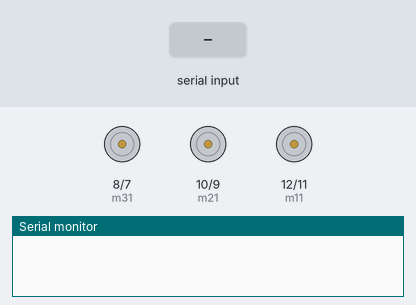
A sketch run on a simulated Arduino Uno, built with avr-gcc and run on an emulated ATmega328P. Parts: motor-driver pin pairs drawn as motors (green arrow = first pin HIGH = forward, orange = second pin HIGH = backward, longer = more drive), the last lines printed to the serial monitor. The test bench sets the inputs (shaded band).

Above: at 1.2 s.
1.3 s: "1" received over Serial
At 1.6 s:
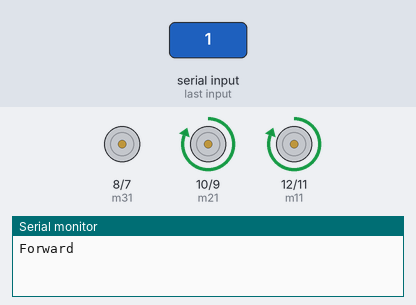
2.8 s: "2" received over Serial
At 4.0 s:
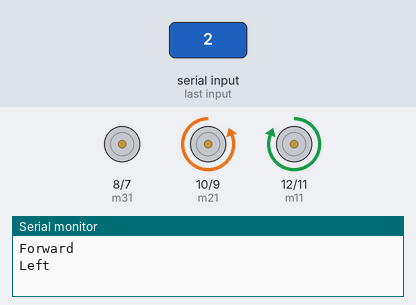
4.3 s: "3" received over Serial
At 5.1 s:
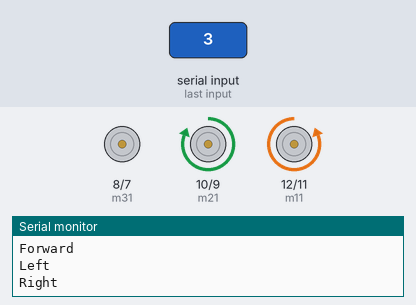
5.8 s: "4" received over Serial
At 6.3 s:
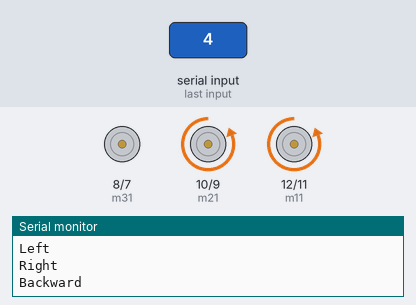
7.3 s: "6" received over Serial
At 9.4 s:
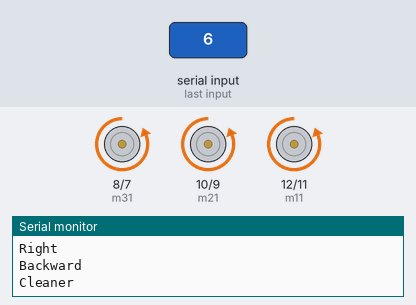
9.8 s: "5" received over Serial
At 10.5 s:
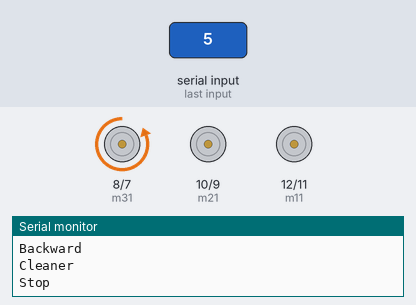
Timing chart, 0 to 12.3 s (numbered marks = the images above; inputs shaded):
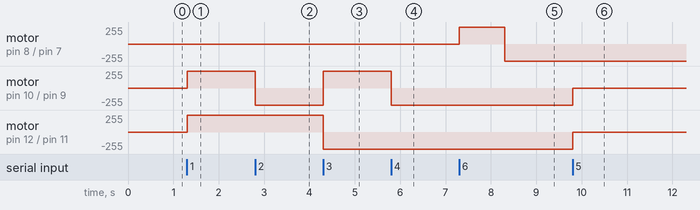

The sketch:

BT_based_Home_Cleaner_Robot.ino
```cpp
// (licence header left out)
#define m11 12    // Rear motor
#define m12 11
#define m21 10    // Front motor
#define m22 9
#define m31 8     // Cleaner motor
#define m32 7
char str[2], i;

/**
 * Function to move the robot forward
 */
void forward() {
  digitalWrite(m11, HIGH);
  digitalWrite(m12, LOW);
  digitalWrite(m21, HIGH);
  digitalWrite(m22, LOW);
}

/**
 * Function to move the robot backward
 */
void backward() {
  digitalWrite(m11, LOW);
  digitalWrite(m12, HIGH);
  digitalWrite(m21, LOW);
  digitalWrite(m22, HIGH);
}

/**
 * Function to turn the robot left
 */
void left() {
  digitalWrite(m11, HIGH);
  digitalWrite(m12, LOW);
  digitalWrite(m21, LOW);
  digitalWrite(m22, HIGH);
}

/**
 * Function to turn the robot right
 */
void right() {
  digitalWrite(m11, LOW);
  digitalWrite(m12, HIGH);
  digitalWrite(m21, HIGH);
  digitalWrite(m22, LOW);
}

/**
 * Function to stop the robot
 */
void Stop() {
  digitalWrite(m11, LOW);
  digitalWrite(m12, LOW);
  digitalWrite(m21, LOW);
  digitalWrite(m22, LOW);
}

/**
 * Function to activate the cleaner mechanism
 */
void Cleaner() {
  digitalWrite(m31, HIGH);
  digitalWrite(m32, LOW);
  delay(1000);
  digitalWrite(m31, LOW);
  digitalWrite(m32, HIGH);
  delay(1000);
}

void setup() {
  Serial.begin(9600);
  pinMode(m11, OUTPUT);
  pinMode(m12, OUTPUT);
  pinMode(m21, OUTPUT);
  pinMode(m22, OUTPUT);
  pinMode(m31, OUTPUT);
  pinMode(m32, OUTPUT);
}

void loop() {
  while (Serial.available()) {
    char ch = Serial.read();
    str[i++] = ch;

    if (str[i - 1] == '1') {
      Serial.println("Forward");
      forward();
      i = 0;
    }

    else if (str[i - 1] == '2') {
      Serial.println("Left");
      left();
      i = 0;
    }

    else if (str[i - 1] == '3') {
      Serial.println("Right");
      right();
      i = 0;
    }

    else if (str[i - 1] == '4') {
      Serial.println("Backward");
      backward();
      i = 0;
    }

    else if (str[i - 1] == '5') {
      Serial.println("Stop");
      Stop();
      i = 0;
    }
    else if (str[i - 1] == '6') {
      Serial.println("Cleaner");
      Cleaner();
      i = 0;
    }
    delay(100);
  }
}
```

Measured:
- after the input at 1.3 s, motor on pin 10 (m21) / pin 9 (m22), motor on pin 12 (m11) / pin 11 (m12): stopped → forward 255/255 at once
- after the input at 2.8 s, motor on pin 10 (m21) / pin 9 (m22): forward 255/255 → backward 255/255 at once
- after the input at 4.3 s, motor on pin 10 (m21) / pin 9 (m22): backward 255/255 → forward 255/255 at once; motor on pin 12 (m11) / pin 11 (m12): forward 255/255 → backward 255/255 at once
- after the input at 5.8 s, motor on pin 10 (m21) / pin 9 (m22): forward 255/255 → backward 255/255 at once
- after the input at 7.3 s, motor on pin 8 (m31) / pin 7 (m32): stopped → forward 255/255 at once, → backward 255/255 1.0 s later
- after the input at 9.8 s, motor on pin 10 (m21) / pin 9 (m22), motor on pin 12 (m11) / pin 11 (m12): backward 255/255 → stopped at once
